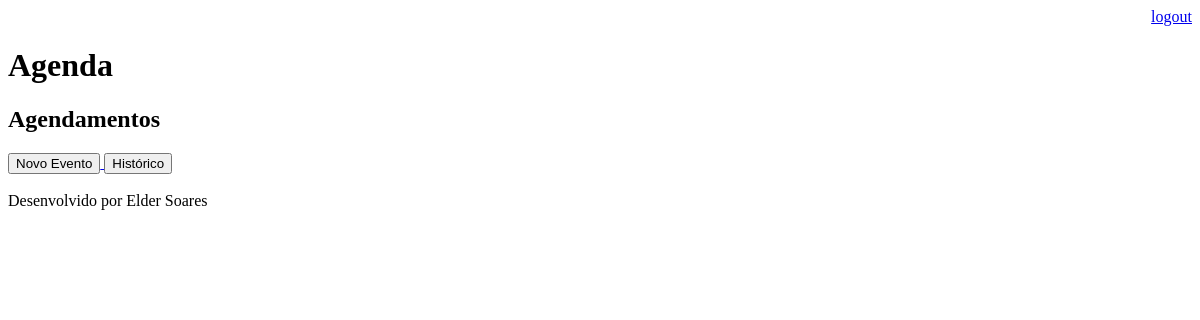
The page /agenda/ (signed in) on the database as committed earlier.
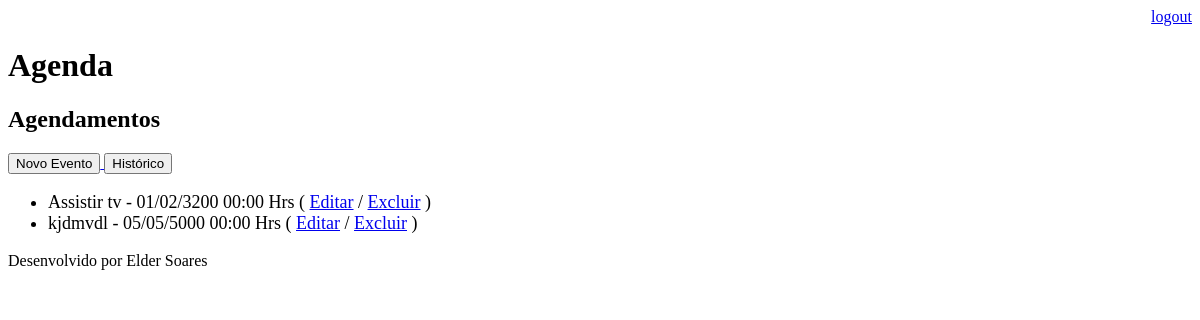
The same page on the database as committed later.
### core/models.py (models this page shows, shortened)
class Evento(models.Model):
    titulo = models.CharField(max_length=100)
    descricao = models.TextField(blank=True, null=True)
    data_evento = models.DateTimeField(verbose_name='Data do Evento')
    data_criacao = models.DateTimeField(auto_now=True)
    usuario = models.ForeignKey(User, on_delete=models.CASCADE)
    class Meta:
        db_table = 'evento'
    def get_data_evento(self):
        return self.data_evento.strftime('%d/%m/%Y %H:%M Hrs')
    def get_evento_atrasado(self):
        return self.data_evento < datetime.now()
    def get_evento_que_falta_menos_de_1h(self):
        return datetime.now() > self.data_evento - timedelta(hours=1) and datetime.now() < self.data_evento

### core/views.py (the view)
# urls.py: path('agenda/', views.lista_eventos),
@login_required(login_url='/login/')
def lista_eventos(request):
    usuario = request.user
    data_atual = datetime.now() - timedelta(hours=1)
    evento = Evento.objects.filter(usuario=usuario,
                                   data_evento__gt=data_atual)
    dados = {'eventos':evento}
    return render(request, 'agenda.html', dados)

### templates/agenda.html
{% extends "model-page.html" %}
{% block content %}
    <h2>Agendamentos</h2>
    <a href="evento/">
        <button type="button">Novo Evento</button>
    </a>
    <a href="historico/">
        <button type="button">Histórico</button>
    </a>
    <ul style="font-size: 18px">
        {% for evento in eventos %}
            <li>
                <div {% if evento.get_evento_atrasado %} style="color:red" {% endif %} {% if evento.get_evento_que_falta_menos_de_1h %} style="color:yellow" {% endif %}>
                    {{ evento.titulo }} - {{ evento.get_data_evento }}
                    ( <a href="evento/?id={{ evento.id }}">Editar</a>
                    / <a href="evento/delete/{{ evento.id }}/">Excluir</a> )
                </div>
            </li>
        {% endfor %}
    </ul>
{% endblock %}

### templates/model-page.html
<!DOCTYPE html>
<html lang="pt-br">
<head>
    {% include "model-header.html" %}
</head>
<body>
    {% block content %} {% endblock %}
    {% include "model-footer.html" %}
</body>
</html>

### templates/model-header.html (shortened to what this page needs)
    <div align="right">
        <a href="/logout">logout</a>
    </div>
    <h1>Agenda</h1>

### templates/model-footer.html
<p> Desenvolvido por Elder Soares </p>

Rows that differ between the two databases and show on the page:
added Evento: titulo "Assistir tv", get_data_evento "01/02/3200 00:00 Hrs"
added Evento: titulo "kjdmvdl", get_data_evento "05/05/5000 00:00 Hrs"
